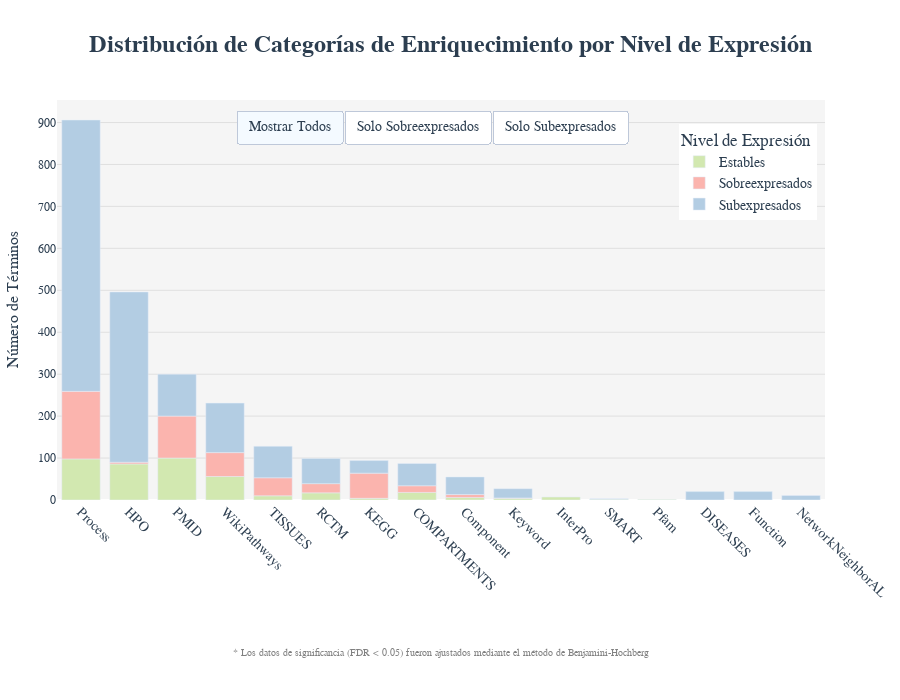

The cell this chart's notebook holds for it:
### Markdown cell above
### Procesamiento y visualización de los resultados de enriquecimiento Funcional

> Uso exclusivo enriquecimiento STRING

Este código define una función `graficar_data_enriquecimiento` que toma un DataFrame de resultados de enriquecimiento funcional y realiza lo siguiente:

**Uso**:
- La función se aplica a los DataFrames de enriquecimiento funcional para genes **sobreexpresados**, **estables** y **subexpresados**.  
- Proporciona una visión clara y detallada de las categorías más relevantes en cada nivel de expresión, facilitando la interpretación de los resultados.

### Code cell
import pandas as pd
import plotly.express as px
import plotly.graph_objects as go


# Preparar datos
def graficar_data_enriquecimiento(df):
    df_grouped = df.groupby(['category', 'nivel_expresion']).size().reset_index(name='count')
    df_categorias = pd.DataFrame.from_dict(categorias_significados, orient='index', columns=['descripcion']).reset_index().rename(columns={'index':'category'})
    df_plot = df_grouped.merge(df_categorias, on='category')

    # Ordenar por conteo total
    total_counts = df_plot.groupby('category')['count'].sum().sort_values(ascending=False)
    df_plot['category'] = pd.Categorical(df_plot['category'], categories=total_counts.index, ordered=True)
    df_plot = df_plot.sort_values('category')

    color_map = {
        "Sobreexpresados": "#FBB4AE",
        "Estables": "#D2E8B0",
        "Subexpresados": "#B3CDE3",
    }

    # Crear gráfico base
    fig = px.bar(
        df_plot,
        x='category',
        y='count',
        color='nivel_expresion',
        color_discrete_map=color_map,
        title='<b>Distribución de Categorías de Enriquecimiento por Nivel de Expresión</b>',
        labels={'count': 'Número de Términos', 'category': 'Categoría'},
        hover_data=['descripcion'],
        height=700,
    )

    # Personalización avanzada
    fig.update_layout(
        plot_bgcolor='rgba(245,245,245,1)',
        paper_bgcolor='white',
        font=dict(family='Arial', size=12, color='#2c3e50'),
        xaxis=dict(
            title='',
            tickangle=45,
            showgrid=False,
            tickfont=dict(size=14)
        ),
        yaxis=dict(
            title='Número de Términos',
            showgrid=True,
            gridcolor='#e0e0e0',
            title_font=dict(size=16)
        ),
        hoverlabel=dict(
            bgcolor='white',
            font_size=12,
            font_family='Arial'
        ),
        legend=dict(
            title='Nivel de Expresión',
            orientation='v',
            yanchor='bottom',
            y=0.7,
            xanchor='center',
            font=dict(size=14),
            # Mover a un costado del grafico
            x=0.9,
        ),
        margin=dict(l=50, r=50, b=200, t=100),  # Margen superior aumentado
        title=dict(
            x=0.5,
            y=0.95,
            font=dict(size=24, color='#2c3e50', family='Arial Black')
        ),
    )

    # Mejorar tooltips
    fig.update_traces(
        hovertemplate="<b>%{x}</b><br>"
                    "Nivel: %{customdata[0]}<br>"
                    "Términos: %{y}<br>"
                    "<extra></extra>"
    )

    # Añadir anotación explicativa
    fig.add_annotation(
        x=0.5,
        y=-0.4,
        xref='paper',
        yref='paper',
        text="* Los datos de significancia (FDR < 0.05) fueron ajustados mediante el método de Benjamini-Hochberg",
        showarrow=False,
        font=dict(size=10, color='gray')
    )

    # Configurar botones de filtrado
    botones = [
        dict(
            label="Mostrar Todos",
            method="update",
            args=[{"visible": [True]*len(fig.data)}, {"title": "<b>Todos los niveles de expresión</b>"}]
        ),
        dict(
            label="Solo Sobreexpresados",
            method="update",
            args=[{"visible": [d.name == 'Sobreexpresados' for d in fig.data]},
                {"title": "<b>Sobreexpresados</b>"}]
        ),
        dict(
            label="Solo Subexpresados",
            method="update",
            args=[{"visible": [d.name == 'Subexpresados' for d in fig.data]},
                {"title": "<b>Subexpresados</b>"}]
        )
    ]

    # Añadir interactividad mejorada
    fig.update_layout(
        updatemenus=[
            dict(
                type="buttons",
                direction="right",
                active=0,
                buttons=botones,
                pad={"r": 20, "t": 10},
                x=0.5,
                xanchor="center",
                y=1,  # Posición ajustada
                yanchor="top",
                font=dict(size=14)
            )
        ]
    )

    # Asegurar visibilidad inicial correcta
    for trace in fig.data:
        trace.visible = True

    fig.show()

    guardar_grafico(fig, 'distribucion_categorias_enriquecimiento.png')

# Graficar los datos de enriquecimiento
graficar_data_enriquecimiento(df_enriquecimiento_completo_STRING)

### Figure 1 — Plotly figure (JSON) as saved in the notebook; plotly's stock layout.template omitted (floating-point values rounded to 4 significant figures)
{"data": [{"alignmentgroup": "True", "customdata": [["Procesos biológicos generales asociados a los genes: Actividades celulares, fisiológicas o moleculares llevadas a cabo por uno o más genes."], ["Human Phenotype Ontology: Un sistema de clasificación que describe los fenotipos observados en humanos. "], ["Publicaciones científicas referenciadas mediante PubMed ID: Proporciona enlaces a estudios y artículos revisados por pares disponibles en PubMed."], ["Rutas metabólicas y biológicas de la base WikiPathways: Una base de datos colaborativa que documenta y organiza rutas biológicas. "], ["Asociaciones específicas con tejidos biológicos: Describe la relación entre genes y su expresión preferencial o específica en tejidos como cerebro, hígado, pulmón o tejidos tumorales."], ["Reactome: Base de datos centrada en vías metabólicas y de señalización celular."], ["Rutas y procesos biológicos anotados en KEGG (Kyoto Encyclopedia of Genes and Genomes)."], ["Localizaciones subcelulares y estructuras biológicas: Describe las ubicaciones dentro de la célula, como el núcleo, citoplasma, membrana plasmática y organelos."], ["Componentes celulares asociados a los genes: Identifica las estructuras específicas dentro de la célula donde los genes o sus productos desempeñan un papel funcional."], ["Palabras clave relacionadas con las funciones genéticas: Etiquetas utilizadas para clasificar y agrupar genes según sus roles funcionales."], ["Clasificación y anotación de familias de proteínas: Integra múltiples bases de datos para identificar relaciones evolutivas y dominios funcionales en proteínas."], ["Dominios específicos de proteínas anotados en SMART (Simple Modular Architecture Research Tool): Identifica regiones funcionales dentro de las proteínas."], ["Familias de proteínas definidas en la base Pfam: Ofrece información detallada sobre agrupaciones de proteínas relacionadas por secuencia y estructura."]], "hovertemplate": "<b>%{x}</b><br>Nivel: %{customdata[0]}<br>Términos: %{y}<br><extra></extra>", "legendgroup": "Estables", "marker": {"color": "#D2E8B0", "pattern": {"shape": ""}}, "name": "Estables", "offsetgroup": "Estables", "orientation": "v", "showlegend": true, "textposition": "auto", "type": "bar", "visible": true, "x": ["Process", "HPO", "PMID", "WikiPathways", "TISSUES", "RCTM", "KEGG", "COMPARTMENTS", "Component", "Keyword", "InterPro", "SMART", "Pfam"], "xaxis": "x", "y": [98, 86, 100, 56, 10, 17, 4, 18, 6, 4, 7, 2, 1], "yaxis": "y"}, {"alignmentgroup": "True", "customdata": [["Procesos biológicos generales asociados a los genes: Actividades celulares, fisiológicas o moleculares llevadas a cabo por uno o más genes."], ["Human Phenotype Ontology: Un sistema de clasificación que describe los fenotipos observados en humanos. "], ["Publicaciones científicas referenciadas mediante PubMed ID: Proporciona enlaces a estudios y artículos revisados por pares disponibles en PubMed."], ["Rutas metabólicas y biológicas de la base WikiPathways: Una base de datos colaborativa que documenta y organiza rutas biológicas. "], ["Asociaciones específicas con tejidos biológicos: Describe la relación entre genes y su expresión preferencial o específica en tejidos como cerebro, hígado, pulmón o tejidos tumorales."], ["Reactome: Base de datos centrada en vías metabólicas y de señalización celular."], ["Rutas y procesos biológicos anotados en KEGG (Kyoto Encyclopedia of Genes and Genomes)."], ["Localizaciones subcelulares y estructuras biológicas: Describe las ubicaciones dentro de la célula, como el núcleo, citoplasma, membrana plasmática y organelos."], ["Componentes celulares asociados a los genes: Identifica las estructuras específicas dentro de la célula donde los genes o sus productos desempeñan un papel funcional."], ["Palabras clave relacionadas con las funciones genéticas: Etiquetas utilizadas para clasificar y agrupar genes según sus roles funcionales."]], "hovertemplate": "<b>%{x}</b><br>Nivel: %{customdata[0]}<br>Términos: %{y}<br><extra></extra>", "legendgroup": "Sobreexpresados", "marker": {"color": "#FBB4AE", "pattern": {"shape": ""}}, "name": "Sobreexpresados", "offsetgroup": "Sobreexpresados", "orientation": "v", "showlegend": true, "textposition": "auto", "type": "bar", "visible": true, "x": ["Process", "HPO", "PMID", "WikiPathways", "TISSUES", "RCTM", "KEGG", "COMPARTMENTS", "Component", "Keyword"], "xaxis": "x", "y": [161, 4, 100, 57, 43, 22, 60, 16, 7, 1], "yaxis": "y"}, {"alignmentgroup": "True", "customdata": [["Procesos biológicos generales asociados a los genes: Actividades celulares, fisiológicas o moleculares llevadas a cabo por uno o más genes."], ["Human Phenotype Ontology: Un sistema de clasificación que describe los fenotipos observados en humanos. "], ["Publicaciones científicas referenciadas mediante PubMed ID: Proporciona enlaces a estudios y artículos revisados por pares disponibles en PubMed."], ["Rutas metabólicas y biológicas de la base WikiPathways: Una base de datos colaborativa que documenta y organiza rutas biológicas. "], ["Asociaciones específicas con tejidos biológicos: Describe la relación entre genes y su expresión preferencial o específica en tejidos como cerebro, hígado, pulmón o tejidos tumorales."], ["Reactome: Base de datos centrada en vías metabólicas y de señalización celular."], ["Rutas y procesos biológicos anotados en KEGG (Kyoto Encyclopedia of Genes and Genomes)."], ["Localizaciones subcelulares y estructuras biológicas: Describe las ubicaciones dentro de la célula, como el núcleo, citoplasma, membrana plasmática y organelos."], ["Componentes celulares asociados a los genes: Identifica las estructuras específicas dentro de la célula donde los genes o sus productos desempeñan un papel funcional."], ["Palabras clave relacionadas con las funciones genéticas: Etiquetas utilizadas para clasificar y agrupar genes según sus roles funcionales."], ["Relación con enfermedades humanas conocidas: Vincula genes y términos con patologías específicas como cáncer, enfermedades cardiovasculares o trastornos genéticos."], ["Funciones moleculares de los genes: Define las actividades bioquímicas llevadas a cabo por los productos génicos, como proteínas y ARN."], ["Genes conectados en redes de interacción cercanas: Representa la proximidad funcional o física de genes en redes biológicas."], ["Dominios específicos de proteínas anotados en SMART (Simple Modular Architecture Research Tool): Identifica regiones funcionales dentro de las proteínas."]], "hovertemplate": "<b>%{x}</b><br>Nivel: %{customdata[0]}<br>Términos: %{y}<br><extra></extra>", "legendgroup": "Subexpresados", "marker": {"color": "#B3CDE3", "pattern": {"shape": ""}}, "name": "Subexpresados", "offsetgroup": "Subexpresados", "orientation": "v", "showlegend": true, "textposition": "auto", "type": "bar", "visible": true, "x": ["Process", "HPO", "PMID", "WikiPathways", "TISSUES", "RCTM", "KEGG", "COMPARTMENTS", "Component", "Keyword", "DISEASES", "Function", "NetworkNeighborAL", "SMART"], "xaxis": "x", "y": [647, 406, 100, 118, 75, 60, 30, 53, 42, 22, 20, 20, 11, 1], "yaxis": "y"}], "layout": {"annotations": [{"font": {"color": "gray", "size": 10}, "showarrow": false, "text": "* Los datos de significancia (FDR < 0.05) fueron ajustados mediante el método de Benjamini-Hochberg", "x": 0.5, "xref": "paper", "y": -0.4, "yref": "paper"}], "barmode": "relative", "font": {"color": "#2c3e50", "family": "Arial", "size": 12}, "height": 700, "hoverlabel": {"bgcolor": "white", "font": {"family": "Arial", "size": 12}}, "legend": {"font": {"size": 14}, "orientation": "v", "title": {"text": "Nivel de Expresión"}, "tracegroupgap": 0, "x": 0.9, "xanchor": "center", "y": 0.7, "yanchor": "bottom"}, "margin": {"b": 200, "l": 50, "r": 50, "t": 100}, "paper_bgcolor": "white", "plot_bgcolor": "rgba(245,245,245,1)", "title": {"font": {"color": "#2c3e50", "family": "Arial Black", "size": 24}, "text": "<b>Distribución de Categorías de Enriquecimiento por Nivel de Expresión</b>", "x": 0.5, "y": 0.95}, "updatemenus": [{"active": 0, "buttons": [{"args": [{"visible": [true, true, true]}, {"title": "<b>Todos los niveles de expresión</b>"}], "label": "Mostrar Todos", "method": "update"}, {"args": [{"visible": [false, true, false]}, {"title": "<b>Sobreexpresados</b>"}], "label": "Solo Sobreexpresados", "method": "update"}, {"args": [{"visible": [false, false, true]}, {"title": "<b>Subexpresados</b>"}], "label": "Solo Subexpresados", "method": "update"}], "direction": "right", "font": {"size": 14}, "pad": {"r": 20, "t": 10}, "type": "buttons", "x": 0.5, "xanchor": "center", "y": 1, "yanchor": "top"}], "xaxis": {"anchor": "y", "domain": [0, 1], "showgrid": false, "tickangle": 45, "tickfont": {"size": 14}, "title": {"text": ""}}, "yaxis": {"anchor": "x", "domain": [0, 1], "gridcolor": "#e0e0e0", "showgrid": true, "title": {"font": {"size": 16}, "text": "Número de Términos"}}}}
